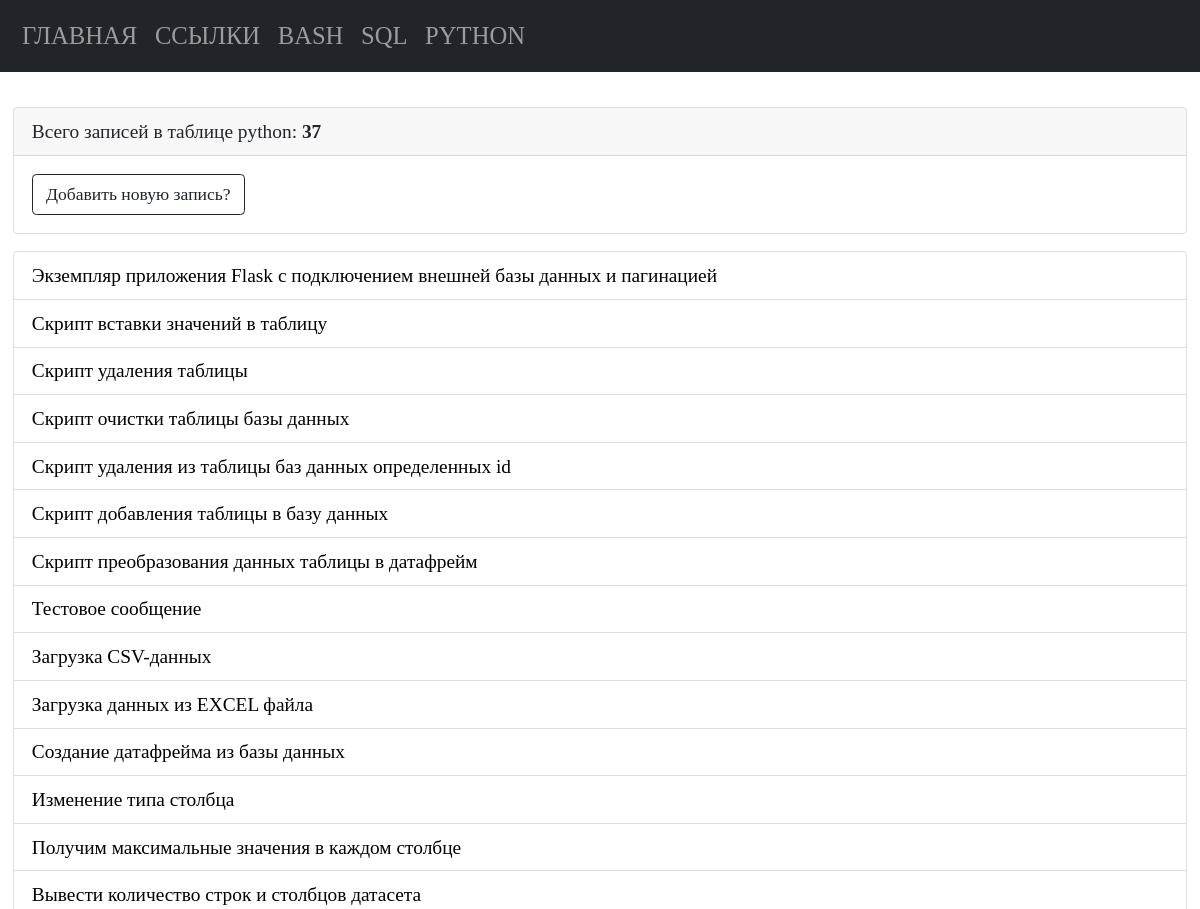
The app's page /python (upper part), older data.
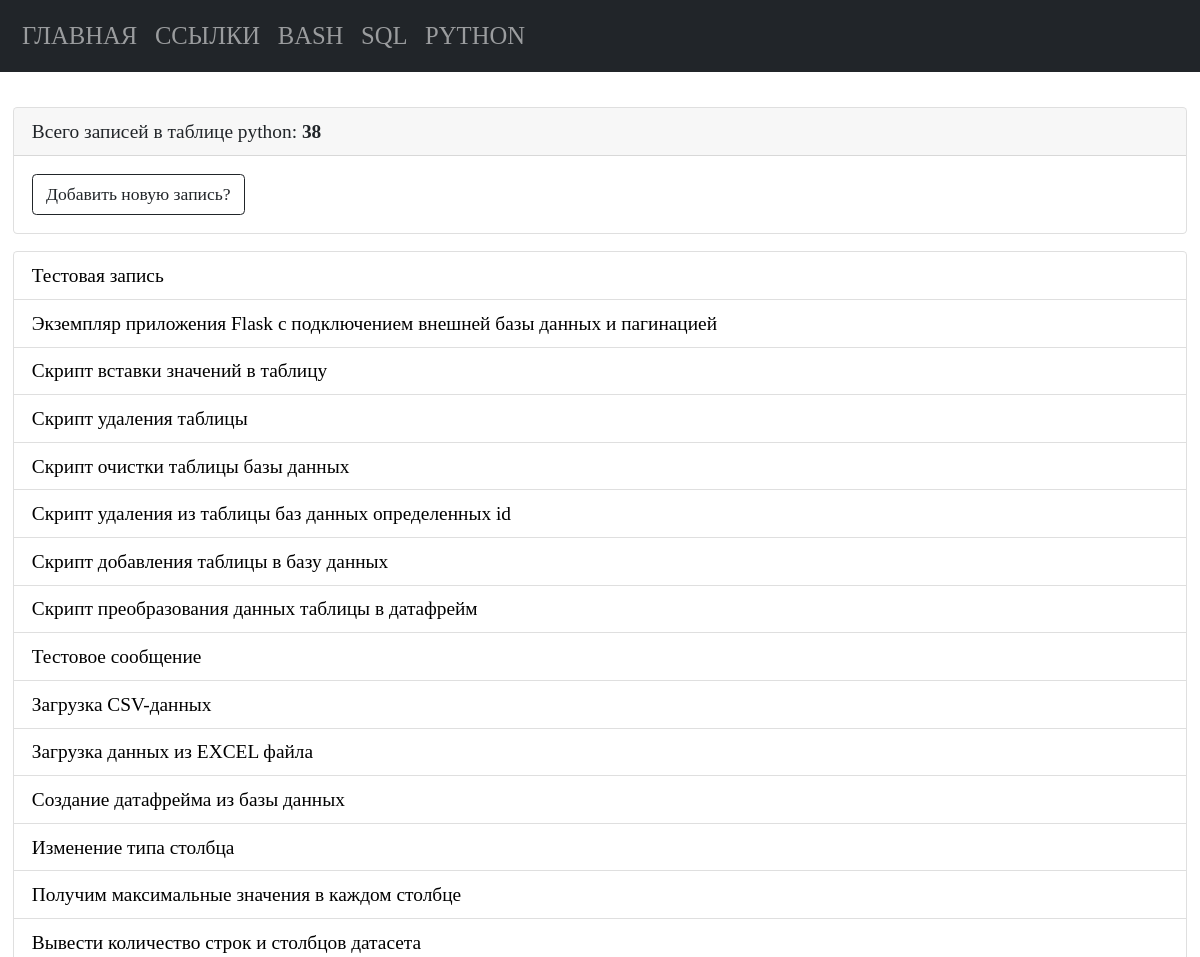
The same page, newer data.
### tables this page shows
CREATE TABLE "python" (
    "python_id" INTEGER PRIMARY KEY AUTOINCREMENT,
    "python_command" TEXT NOT NULL,
    "python_name" TEXT NOT NULL
  , "python_description" TEXT);

### app.py (the view)
@app.route("/python")
def python_list_commands():
    conn = connect.get_db_connection()
    cur = conn.cursor()
    python_list_count = cur.execute("SELECT COUNT(*) FROM python")
    python_list_count_print = python_list_count.fetchone()
    python_list_count_print_int = int(python_list_count_print[0])
    python_list = conn.execute("SELECT * FROM python ORDER BY 1 DESC").fetchall()
    conn.close()
    return render_template("python/python_list_commands.html",
                           python_list=python_list,
                           python_list_count_print_int=python_list_count_print_int,
                           )

### modules/connect.py (called while the page is built)
def get_db_connection():
    db_path = os.path.join(BASE_DIR, '../database.db')
    conn = sqlite3.connect(db_path)
    conn.row_factory = sqlite3.Row
    return conn

### templates/python/python_list_commands.html
{% extends "base.html" %} {% block title %}Команды python{% endblock %} {% block content %}
<div class="card mb-3">
   <div class="card-header">
      Всего записей в таблице python: <b>{{ python_list_count_print_int }}</b>
   </div>
   <div class="card-body">
      <p class="card-text">
         <a href="{{ url_for('add_python_command') }}" class="btn btn-outline-dark">Добавить новую запись?</a>
      </p>
   </div>
</div>
<ul class="list-group">
   {% for python_list in python_list %}
   <li class="list-group-item"><a href="{{ url_for('get_post_python_command', python_id=python_list['python_id']) }}">{{
         python_list['python_name']
         }}</a></li>
   {% endfor %}
</ul>
{% endblock %}

### templates/base.html (shortened to what this page needs)
<!doctype html>
<html>
   <head>
      <link href="https://cdn.jsdelivr.net/npm/bootstrap@5.0.2/dist/css/bootstrap.min.css" rel="stylesheet">
      <link href="{{ url_for('static', filename='styles.css') }}" rel="stylesheet">
   </head>
   <body>
      {% include 'navbar.html' %}
      <div class="container-fluid">
         <article>
            {% block content %}
            {% endblock %}
         </article>
      </div>
   </body>
</html>

### templates/navbar.html (shortened to what this page needs)
<nav class="navbar navbar-expand-lg navbar navbar-dark bg-dark">
  <div class="container-fluid">
    <div class="collapse navbar-collapse" id="navbarNav">
      <ul class="navbar-nav">
        <li class="nav-item">
          <a class="nav-link" href="{{ url_for('index') }}">Главная</a>
        </li>
        <li class="nav-item">
          <a class="nav-link" href="{{ url_for('links_list_commands') }}">Ссылки</a>
        </li>
        <li class="nav-item">
          <a class="nav-link" href="{{ url_for('bash_list_commands') }}">Bash</a>
        </li>
        <li class="nav-item">
          <a class="nav-link" href="{{ url_for('sql_list_commands') }}">SQL</a>
        </li>
        <li class="nav-item">
          <a class="nav-link" href="{{ url_for('python_list_commands') }}">Python</a>
        </li>
      </ul>
    </div>
  </div>
</nav>

### static/styles.css (style rules this page uses)
* { font-family: consolas; font-size: 1.1rem; }
a { color: black; text-decoration: none; }
.nav-link { font-size: 1.4rem; text-transform: uppercase; }
article { padding-top: 2rem; }

Row changes from the older to the newer data that the page shows:
added python: python_name "Тестовая запись"
Text that changed along with them:
{{ python_list_count_print_int }}: "37" → "38"
